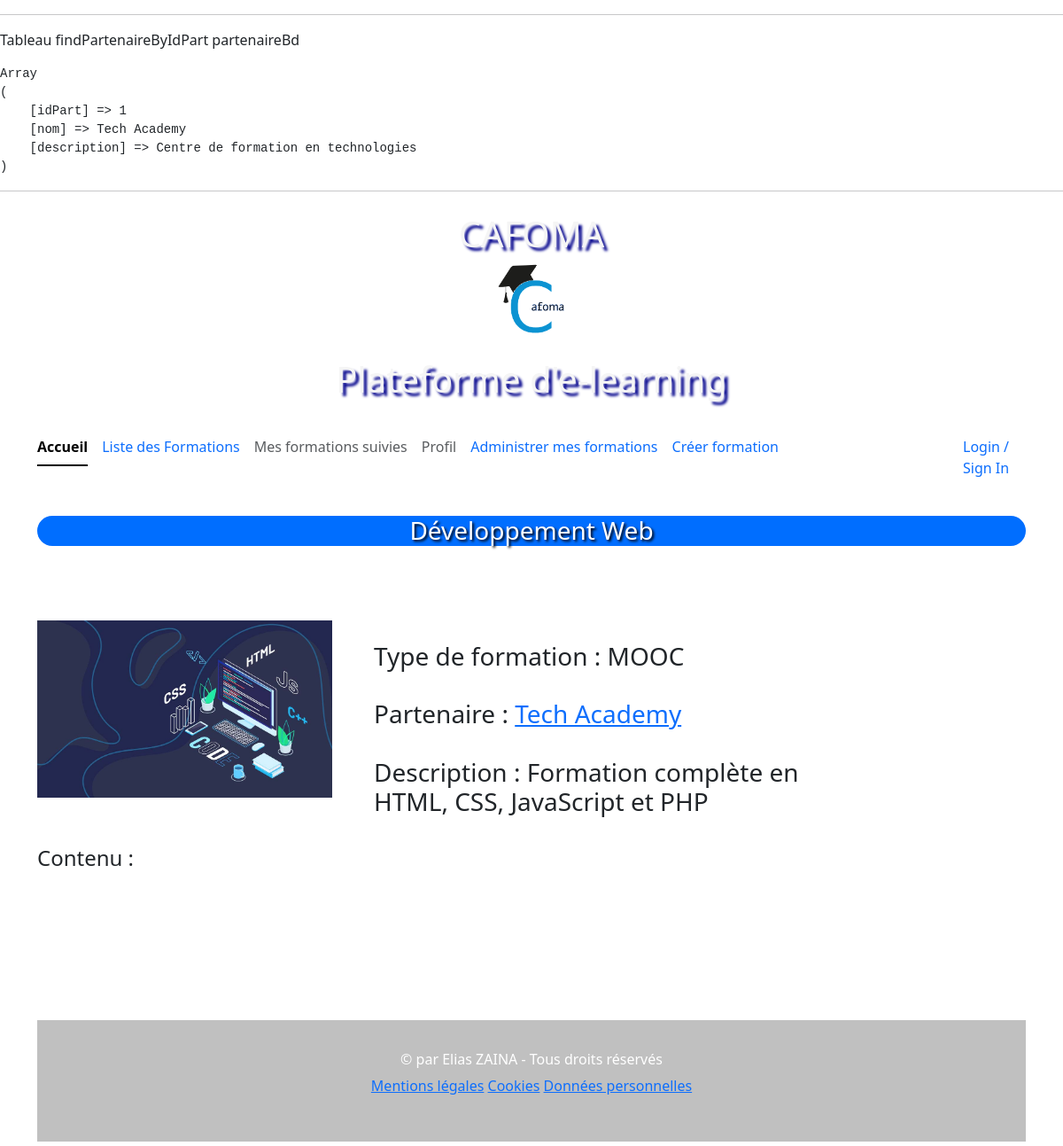
The app's page /index.php?action=afficher-formation&id=1 with its own data.
### tables this page shows
CREATE TABLE Formation (
    id INT AUTO_INCREMENT PRIMARY KEY,
    nom VARCHAR(255) NOT NULL,
    type VARCHAR(100),
    description TEXT,
    contenu TEXT,
    image VARCHAR(255),
    fichiers TEXT,
    partenaire_id INT,
    FOREIGN KEY (partenaire_id) REFERENCES Partenaire(idPart) ON DELETE SET NULL
);

CREATE TABLE Partenaire (
    idPart INT AUTO_INCREMENT PRIMARY KEY,
    nom VARCHAR(255) NOT NULL,
    description TEXT
);

### controleur/FormationControleur.class.php (called while the page is built, shortened)
<?php
require_once "modele/FormationDao.class.php";
require_once "./outil/Outils.class.php";
class FormationControleur {
    private $formationDao;
    public function __construct() {
        $this->formationDao = FormationDao::getInstance();
    }
    function afficherFormation($id){
        $formation=$this->formationDao->findOneFormationById($id);
        require "vue/afficherFormation.view.php";
    }
}

### modele/PartenaireDao.class.php (called while the page is built, shortened)
<?php
require_once "Connexion.class.php";
require_once "Partenaire.class.php";
require_once "./outil/Outils.class.php";
class PartenaireDao extends Connexion {
    private static $_instance = null;
    public static function getInstance() {
        if(is_null(self::$_instance)){
            self::$_instance = new PartenaireDao();
        }
        return self::$_instance;
    }
    function findPartenaireByIdPart($idPart){
        $stmt = $this->getBdd()->prepare(
            "SELECT * FROM partenaire WHERE idPart = :idPart");
        $stmt->bindValue(":idPart",$idPart,PDO::PARAM_INT);
        $nb = $stmt->execute();
        $partenaireBd = $stmt->fetch(PDO::FETCH_ASSOC);
        $partenaire = new Partenaire($partenaireBd['nom'], $partenaireBd['description']);
        $partenaire->setIdPart($partenaireBd['idPart']);
        return $partenaire;
    }
}

### modele/FormationDao.class.php (called while the page is built, shortened)
<?php
require_once "Connexion.class.php";
require_once "Formation.class.php";
require_once "PartenaireDao.class.php";
class FormationDao extends Connexion {
    private static $_instance = null;
    private $partenaireDao;
    private function __construct() {
        $this->partenaireDao = partenaireDao::getInstance();
    }
    public static function getInstance() {
        if(is_null(self::$_instance)){
            self::$_instance = new FormationDao();
        }
        return self::$_instance;
    }
    function findOneFormationById($id){
        $stmt = $this->getBdd()->prepare("SELECT * FROM formation WHERE id=:id");
        $stmt->bindValue(":id",$id,PDO::PARAM_STR);
        $cpt = $stmt->execute();
        $formation = $stmt->fetch(PDO::FETCH_ASSOC);
        $f=new Formation($formation['id'], $formation['nom'], $formation['type'],$formation['description'], $formation['contenu'], $formation['image'], $formation['fichiers']);
        $partenaire = $this->partenaireDao->findPartenaireByIdPart($formation['partenaire_id']);
        $f->setPartenaire($partenaire);
        return $f;
    }
}

### modele/Connexion.class.php (called while the page is built, shortened)
<?php
abstract class Connexion {
    private static $pdo;
    private static $servername = 'localhost';
    private static $username = 'root';
    private static $password = '';
    private static $dbname = 'cafomabd';
    private static function setBdd(){
        self::$pdo = new PDO("mysql:host=".self::$servername.";dbname=".self::$dbname.";charset=utf8", self::$username, self::$password);
        self::$pdo->setAttribute(PDO::ATTR_ERRMODE,PDO::ERRMODE_WARNING);
    }
    protected function getBdd(){
        return self::$pdo;
    }
}

### modele/Formation.class.php (called while the page is built, shortened)
<?php
class Formation implements JsonSerializable {
    private $nom;
    private $type;
    private $description;
    private $image;
    private $partenaire;
    public function __construct($id, $nom, $type, $description, $contenu, $image, $fichiers) {
        $this->nom = $nom;
        $this->type = $type;
        $this->description = $description;
        $this->image = $image;
    }
    public function getNom() {
        return $this->nom;
    }
    public function getDescription() {
        return $this->description;
    }
    public function getType() {
        return $this->type;
    }
    public function getImage() {
        return $this->image;
    }
    public function getPartenaire() {
        return $this->partenaire;
    }
    public function setPartenaire($partenaire): void {
        $this->partenaire = $partenaire;
    }
}

### modele/Partenaire.class.php (called while the page is built, shortened)
<?php
class Partenaire implements JsonSerializable {
    private $nom;
    function __construct($nom, $description) {
        $this->nom = $nom;
    }
    public function getNom() {
        return $this->nom;
    }
}

### outil/Securite.class.php (called while the page is built, shortened)
<?php
class Securite {
    public static function isConnected(){
        return (isset($_SESSION['role']) && !empty($_SESSION['role']));
    }
}

### vue/afficherFormation.view.php (the view, shortened to what this page needs)
<br>
<div class="row">
    <div class="col-4">
        <img height="200px" src="public/images/<?php echo $formation->getImage(); ?>" alt="Image de la formation">
    </div>
    <div class="col-6">
        <br>
        <h3>Type de formation : <?php echo $formation->getType(); ?></h3>
        <br>
        <h3>Partenaire :
            <a href="index.php?action=afficher-partenaire&idPart=<?php $formation->getPartenaire()->getIdPart(); ?>">
                <?php echo $formation->getPartenaire()->getNom(); ?>
            </a>
        </h3>
        <br>
        <h3>Description : <?php echo $formation->getDescription(); ?></h3>
        <br>
    </div>
    <div class="col-10">
        <h4>Contenu : </h4>
        <br>
    </div>
</div>
<?php
$content = ob_get_clean();
$titre = $formation->getNom();
require "template.view.php";
?>

### vue/template.view.php (shortened to what this page needs)
<?php
    require_once "outil/Securite.class.php";
?>
<!DOCTYPE html>
<html lang="en">
<head>
    <link href="https://cdn.jsdelivr.net/npm/bootstrap@5.3.3/dist/css/bootstrap.min.css" rel="stylesheet">
    <link rel="stylesheet" href="./css/style.css" type="text/css" media="screen" />
</head>
<div class="container">
    <h1 class="relief">CAFOMA<br>
        <a href="index.php" class="logo">
            <img src="public/images/CAFOMA.png" alt="Logo de l'application">
        </a>
    </h1>
    <h1 class="relief">Plateforme d'e-learning</h1>
</div>
<br>
<div class="container">
    <div class="row">
        <div class="col-11">
            <ul class="nav nav-underline">
                <li class="nav-item">
                    <a class="nav-link active" aria-current="page" href="index.php">Accueil</a>
                </li>
                <li class="nav-item">
                    <a class="nav-link" href="index.php?action=afficher-liste">Liste des Formations</a> <?php  ?>
                </li>
                <li class="nav-item">
                    <?php if(!Securite::isConnected()){  ?>
                    <a class="nav-link disabled" aria-disabled="true">Mes formations suivies</a>
                    <?php } else {  ?>
                    <a class="nav-link" href="index.php?action=afficher-formations">Mes formations suivies</a>
                    <?php }?>
                </li>
                <li class="nav-item">
                    <?php if(!Securite::isConnected()){  ?>
                    <a class="nav-link disabled" aria-disabled="true">Profil</a>
                    <?php } else {  ?>
                    <a class="nav-link" href="index.php?action=afficher-profil">Profil</a>
                    <?php }?>
                </li>
                    <li class="nav-item">
                        <a class="nav-link" href="index.php?action=administrer-formations">Administrer mes formations</a>
                    </li>
                    <li class="nav-item">
                        <a class="nav-link" href="index.php?action=creer-formation">Créer formation</a>
                    </li>
            </ul>
        </div>
        <div class="col-1 text-right">
            <ul class="nav nav-underline">
                <?php if(Securite::isConnected()){  ?>
                <li class="nav-item">
                    <a class="nav-link" href="index.php?action=logout">Se déconnecter</a>
                <?php } else { ?>
                    <a class="nav-link" href="index.php?action=login">Login / Sign In</a>
            </ul>
                <?php } ?>
        </div>
    </div>
</div>
<div class="container">
        <h2><?php echo $titre ?></h2>
        <?php echo $content ?>
    </div>
    <div class="container">
    <footer>
        <h6>© par Elias ZAINA - Tous droits réservés</h6>
        <p class="text-center">
            <a href="index.php?action=mentions-legales">Mentions légales</a>
            <a href="index.php?action=cookies">Cookies</a>
            <a href="index.php?action=donnees-personnelles">Données personnelles</a>
        </p>
    </footer>
    </div>

### css/style.css (style rules this page uses)
h1 { margin: auto; color : whitesmoke; text-align: center; text-shadow: 4px 4px 3px darkblue; padding: 8px; }
.logo img { height: 100px; transition: transform 0.5s ease; }
h2 { background-color: rgb(0, 110, 255); border-radius: 40px; text-align: center; color: white; font-size: 28px; margin-top: 32px; margin-bottom: 60px; text-shadow: 2px 2px 3px black; }
p { text-align: justify; }
footer { background-color: silver; color: white; margin-top: 120px; margin-bottom: 5px; padding: 35px; text-align: center; }

### records on screen
formation: nom "Développement Web", image (picture), type "MOOC", description "Formation complète en HTML, CSS, JavaScript et PHP"
partenaire: nom "Tech Academy"

### other values on screen
$titre "findPartenaireByIdPart partenaireBd"
